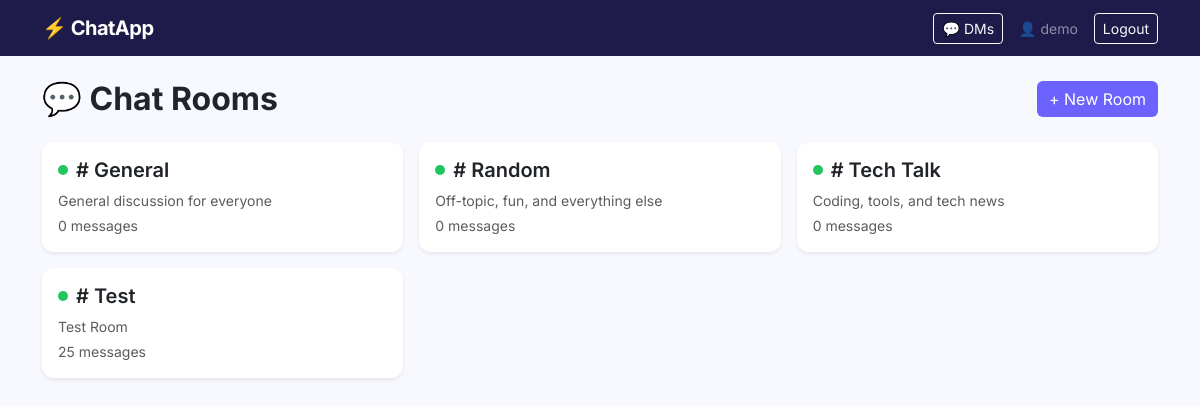
The app's page / (signed in) with its own data.
### chat/models.py (models this page shows, shortened)
class Room(models.Model):
    name = models.CharField(max_length=100, unique=True)
    slug = models.SlugField(unique=True)
    description = models.TextField(blank=True)
    created_by = models.ForeignKey(User, on_delete=models.SET_NULL, null=True, blank=True)
    created_at = models.DateTimeField(auto_now_add=True)

### chat/views.py (the view)
# urls.py: path('', views.index, name='index'),
@login_required
def index(request):
    rooms = Room.objects.annotate(
        message_count=Count('messages')
    ).order_by('name')
    return render(request, 'chat/index.html', {'rooms': rooms})

### chat/templates/chat/index.html (shortened to what this page needs)
{% extends "base.html" %}
{% block content %}
<div class="d-flex justify-content-between align-items-center mb-4">
  <h2 class="fw-bold mb-0">💬 Chat Rooms</h2>
  <a href="{% url 'create_room' %}" class="btn btn-brand">+ New Room</a>
</div>
{% if rooms %}
<div class="row g-3">
  {% for room in rooms %}
  <div class="col-md-4">
    <a href="{% url 'room' room.slug %}" class="text-decoration-none">
      <div class="card h-100 border-0 shadow-sm p-3" style="border-radius:12px; transition:.2s;" onmouseover="this.style.transform='translateY(-3px)'" onmouseout="this.style.transform=''">
        <div class="d-flex align-items-center gap-2 mb-2">
          <span style="width:10px;height:10px;background:#22c55e;border-radius:50%;display:inline-block;"></span>
          <h5 class="mb-0 fw-semibold text-dark"># {{ room.name }}</h5>
        </div>
        <p class="text-muted small mb-0">{{ room.description|default:"No description" }}</p>
        <p class="text-muted small mt-1 mb-0">{{ room.message_count }} message{{ room.message_count|pluralize }}</p>
      </div>
    </a>
  </div>
  {% endfor %}
</div>
{% else %}
<div class="text-center py-5 text-muted">
  <p class="fs-4">No rooms yet.</p>
  <a href="{% url 'create_room' %}" class="btn btn-brand">Create the first room</a>
</div>
{% endif %}
{% endblock %}

### templates/base.html (shortened to what this page needs)
<!DOCTYPE html>
<html lang="en">
<head>
  <link href="https://cdn.jsdelivr.net/npm/bootstrap@5.3.0/dist/css/bootstrap.min.css" rel="stylesheet"/>
</head>
<body>
<nav class="navbar navbar-expand-lg navbar-dark mb-4">
  <div class="container">
    <a class="navbar-brand" href="/">⚡ ChatApp</a>
    <div class="ms-auto d-flex align-items-center gap-3">
      {% if user.is_authenticated %}
        <div style="position:relative;">
          <a href="{% url 'dm_inbox' %}" class="btn btn-sm btn-outline-light">💬 DMs</a>
        </div>
        <span class="text-white-50 small">👤 {{ user.username }}</span>
        <a href="{% url 'logout' %}" class="btn btn-sm btn-outline-light">Logout</a>
      {% endif %}
    </div>
  </div>
</nav>
<div class="container">{% block content %}{% endblock %}</div>
</body>
</html>

### templates/base.html (style rules this page uses)
:root { --brand: #6C63FF; --brand-dark: #574fd6; --surface: #F8F9FF; --sidebar: #1E1B4B; }
body { font-family: 'Inter', sans-serif; background: var(--surface); }
.navbar { background: var(--sidebar) !important; }
.navbar-brand { color: #fff !important; font-weight: 700; letter-spacing: -0.5px; }
.btn-brand { background: var(--brand); color: #fff; border: none; }

### records on screen
Room: name "General", description "General discussion for everyone", message_count "0"
Room: name "Random", description "Off-topic, fun, and everything else", message_count "0"
Room: name "Tech Talk", description "Coding, tools, and tech news", message_count "0"
Room: name "Test", description "Test Room", message_count "25"

### other values on screen
{{ user.username }} "demo"
